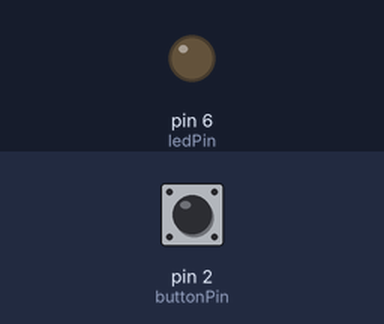
This sketch was run on a simulated Arduino Uno, built with avr-gcc and run on an emulated ATmega328P. On the bench: output pins drawn as LEDs (lit = HIGH). Inputs (shaded band) come from the test bench; at power-on: pin 2 (buttonPin) LOW.

Above: at 1.2 s.
1.3 s: pin 2 (buttonPin) pulled HIGH for 0.15 s
At 1.8 s:
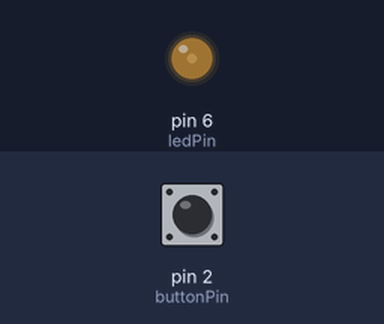
3.0 s: pin 2 (buttonPin) pulled HIGH for 1 s
At 5.2 s:
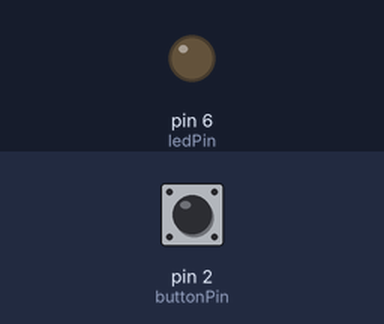
5.5 s: pin 2 (buttonPin) pulled HIGH for 3.2 s
At 9.9 s:
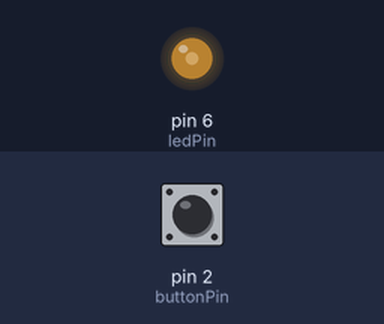
Timing chart, 0 to 11.4 s (numbered marks = the images above; inputs shaded):
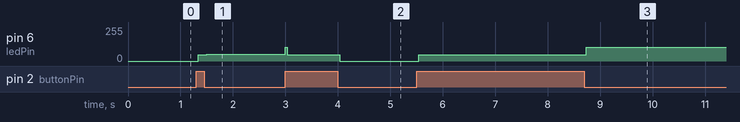

Measured:
- after the input at 1.3 s, pin 6 (ledPin): 0/255 → 47/255 at once, → 51/255 0.16 s later
- after the input at 3.0 s, pin 6 (ledPin): 51/255 → 47/255 at once, → 0/255 1.0 s later
- after the input at 5.5 s, pin 6 (ledPin): 0/255 → 47/255 at once, → 102/255 3.2 s later

The sketch:

gem05_lamp.ino
```cpp
const int ledPin = 6;  // Pin a cui è collegato il LED
const int buttonPin = 2;  // Pin a cui è collegato il pulsante

int brightness = 0;  // Variabile per controllare la luminosità del LED

void setup() {
  pinMode(ledPin, OUTPUT);
  pinMode(buttonPin, INPUT);  // Impostiamo il pin del pulsante come ingresso
  digitalWrite(buttonPin, LOW);  // Attiviamo la resistenza interna di pull-down
}

void loop() {
  int buttonState = digitalRead(buttonPin);

  if (buttonState == HIGH) {
    brightness++;
    if (brightness > 2) {
      brightness = 0;
    }
    analogWrite(ledPin, brightness * 51);  // Imposta la luminosità del LED
  }
}
```
